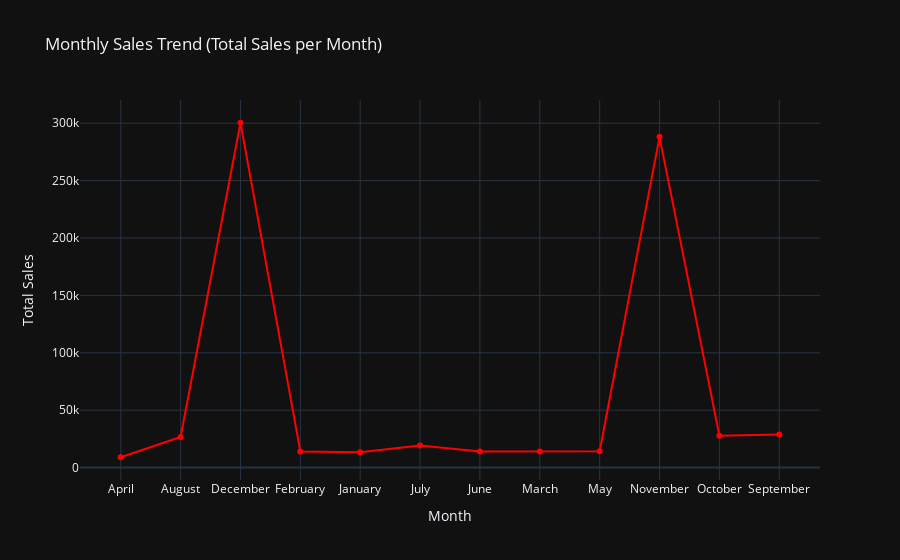

The notebook cell saved with this chart:
### Code cell
monthly_sales = df.groupby('Month')['Total_Sales'].sum()

fig_trend = px.line(monthly_sales,
                    x=monthly_sales.index,
                    y=monthly_sales.values,
                    title='Monthly Sales Trend (Total Sales per Month)',
                    markers=True,
                    color_discrete_sequence=['red']) # استخدام اللون الأحمر المفضل لديك

fig_trend.update_layout(xaxis_title='Month', yaxis_title='Total Sales')
fig_trend.show()

### Figure 1 — Plotly figure (JSON) as saved in the notebook; plotly's stock layout.template omitted (floating-point values rounded to 4 significant figures)
{"data": [{"hovertemplate": "x=%{x}<br>y=%{y}<extra></extra>", "legendgroup": "", "line": {"color": "red", "dash": "solid"}, "marker": {"symbol": "circle"}, "mode": "lines+markers", "name": "", "orientation": "v", "showlegend": false, "x": ["April", "August", "December", "February", "January", "July", "June", "March", "May", "November", "October", "September"], "xaxis": "x", "y": [9000.0, 26600.0, 300400.0, 14000.0, 13400.0, 19200.0, 14000.0, 14000.0, 14200.0, 288100.0, 27800.0, 28800.0], "yaxis": "y", "type": "scatter"}], "layout": {"xaxis": {"anchor": "y", "domain": [0.0, 1.0], "title": {"text": "Month"}}, "yaxis": {"anchor": "x", "domain": [0.0, 1.0], "title": {"text": "Total Sales"}}, "legend": {"tracegroupgap": 0}, "title": {"text": "Monthly Sales Trend (Total Sales per Month)"}}}
